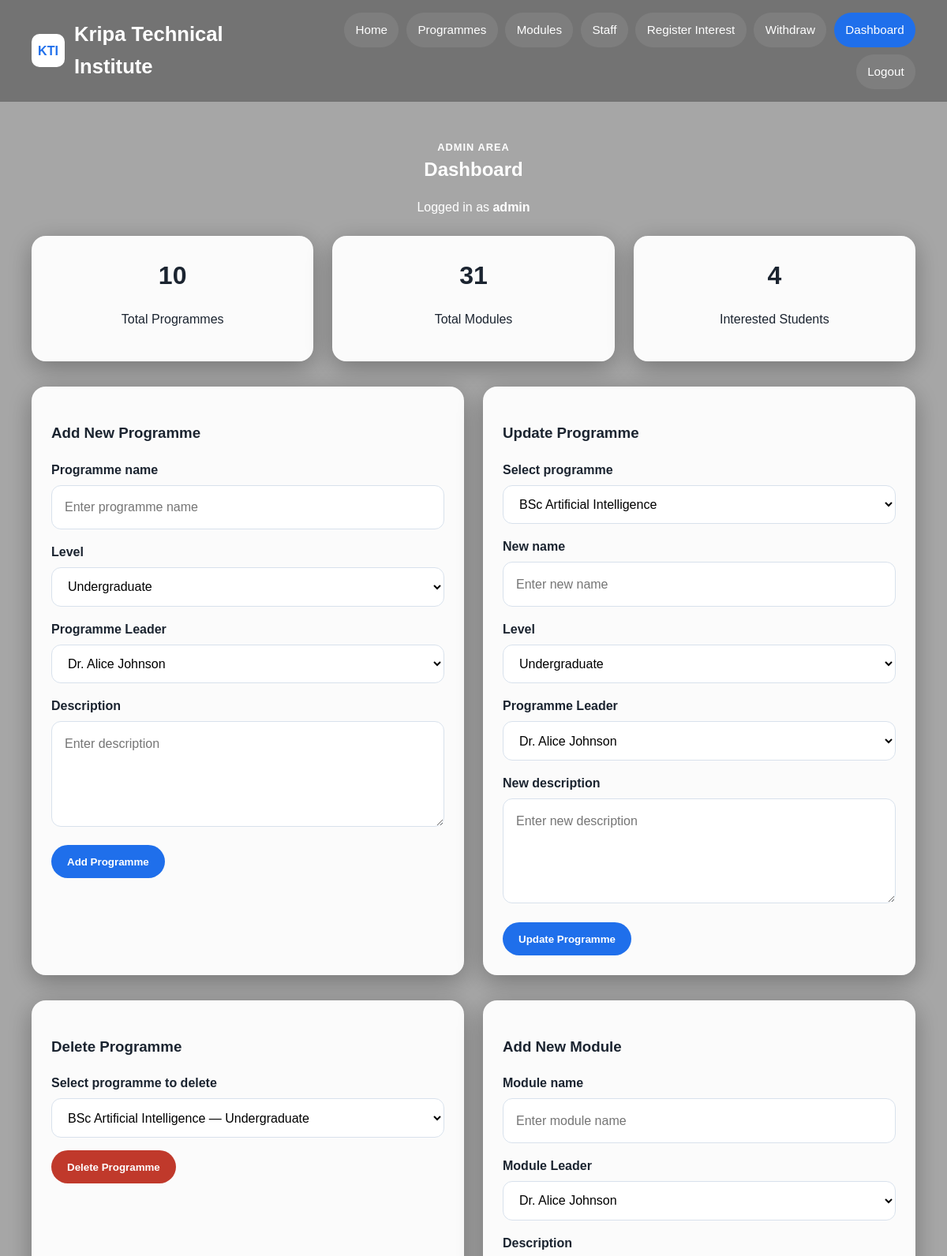
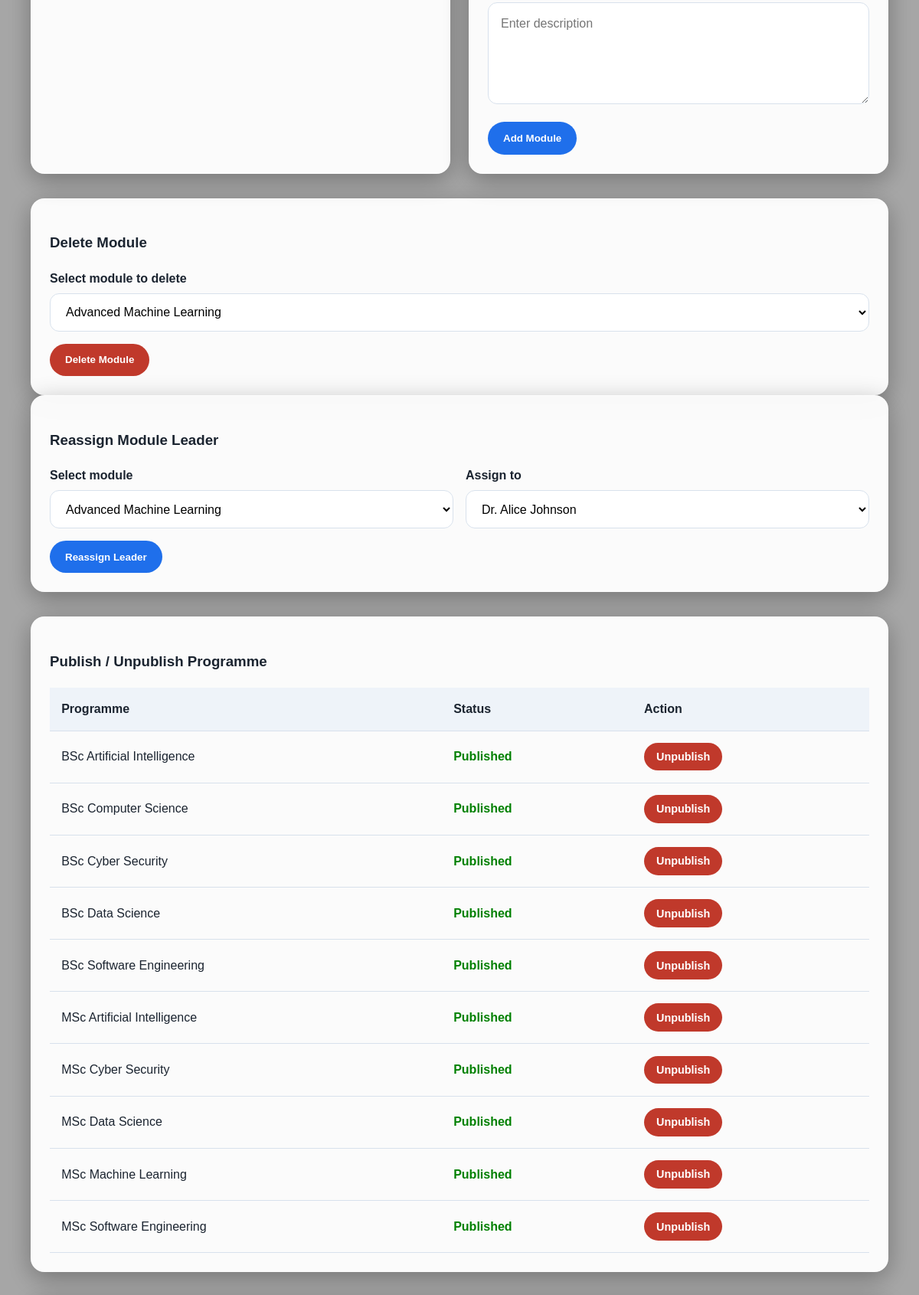
Page /?page=admin (signed in, upper part) on the committed database (2 pictures, top to bottom).
### tables this page shows
CREATE TABLE Programmes (
    ProgrammeID INTEGER PRIMARY KEY AUTO_INCREMENT,
    ProgrammeName TEXT NOT NULL,
    LevelID INTEGER,
    ProgrammeLeaderID INTEGER,
    Description TEXT,
    Image TEXT,
    IsPublished TINYINT(1) DEFAULT 1,
    FOREIGN KEY (LevelID) REFERENCES Levels(LevelID),
    FOREIGN KEY (ProgrammeLeaderID) REFERENCES Staff(StaffID)
);

### app/views/admin/dashboard.php (the view, shortened to what the rows shown need)
<?php require_once __DIR__ . '/../layouts/header.php'; ?>
<main id="main-content" class="section">
    <div class="container">
        <div class="section-heading" style="text-align: center;">
            <p class="eyebrow">Admin Area</p>
            <h2>Dashboard</h2>
            <p>Logged in as <strong><?= htmlspecialchars($_SESSION['admin_name']) ?></strong></p>
        </div>
        <div class="grid grid-3" style="margin-bottom: 2rem;">
            <article class="card stat-card">
                <h3><?= (int)$totalProgrammes ?></h3>
                <p>Total Programmes</p>
            </article>
            <article class="card stat-card">
                <h3><?= (int)$totalModules ?></h3>
                <p>Total Modules</p>
            </article>
            <article class="card stat-card">
                <h3><?= (int)$totalInterested ?></h3>
                <p>Interested Students</p>
            </article>
        </div>
        <div class="grid grid-2" style="margin-bottom: 2rem;">
            <section class="card">
                <h3>Add New Programme</h3>
                <form action="/student-course-hub/index.php?page=admin" method="post">
                    <div class="form-group">
                        <label for="programme_name">Programme name</label>
                        <input type="text" id="programme_name" name="programme_name" placeholder="Enter programme name">
                    </div>
                    <div class="form-group">
                        <label for="programme_level">Level</label>
                        <select id="programme_level" name="programme_level">
                            <?php foreach ($levels as $level): ?>
                                <option value="<?= $level['LevelID'] ?>">
                                    <?= htmlspecialchars($level['LevelName']) ?>
                                </option>
                            <?php endforeach; ?>
                        </select>
                    </div>
                    <div class="form-group">
                        <label for="programme_leader">Programme Leader</label>
                        <select id="programme_leader" name="programme_leader">
                            <?php foreach ($staff as $member): ?>
                                <option value="<?= $member['StaffID'] ?>">
                                    <?= htmlspecialchars($member['Name']) ?>
                                </option>
                            <?php endforeach; ?>
                        </select>
                    </div>
                    <div class="form-group">
                        <label for="programme_description">Description</label>
                        <textarea id="programme_description" name="programme_description" rows="4" placeholder="Enter description"></textarea>
                    </div>
                    <button class="btn btn-primary" type="submit">Add Programme</button>
                </form>
            </section>
            <section class="card">
                <h3>Update Programme</h3>
                <form action="/student-course-hub/index.php?page=admin" method="post">
                    <div class="form-group">
                        <label for="update_programme_id">Select programme</label>
                        <select id="update_programme_id" name="programme_id">
                            <?php foreach ($programmes as $p): ?>
                                <option value="<?= $p['ProgrammeID'] ?>">
                                    <?= htmlspecialchars($p['ProgrammeName']) ?>
                                </option>
                            <?php endforeach; ?>
                        </select>
                    </div>
                    <div class="form-group">
                        <label for="update_name">New name</label>
                        <input type="text" id="update_name" name="programme_name" placeholder="Enter new name">
                    </div>
                    <div class="form-group">
                        <label for="update_level">Level</label>
                        <select id="update_level" name="programme_level">
                            <?php foreach ($levels as $level): ?>
                                <option value="<?= $level['LevelID'] ?>">
                                    <?= htmlspecialchars($level['LevelName']) ?>
                                </option>
                            <?php endforeach; ?>
                        </select>
                    </div>
                    <div class="form-group">
                        <label for="update_leader">Programme Leader</label>
                        <select id="update_leader" name="programme_leader">
                            <?php foreach ($staff as $member): ?>
                                <option value="<?= $member['StaffID'] ?>">
                                    <?= htmlspecialchars($member['Name']) ?>
                                </option>
                            <?php endforeach; ?>
                        </select>
                    </div>
                    <div class="form-group">
                        <label for="update_description">New description</label>
                        <textarea id="update_description" name="programme_description" rows="4" placeholder="Enter new description"></textarea>
                    </div>
                    <button class="btn btn-primary" type="submit">Update Programme</button>
                </form>
            </section>
        </div>
        <div class="grid grid-2" style="margin-bottom: 2rem;">
            <section class="card">
                <h3>Delete Programme</h3>
                <form action="/student-course-hub/index.php?page=admin" method="post">
                    <div class="form-group">
                        <label for="programme_id">Select programme to delete</label>
                        <select id="programme_id" name="programme_id">
                            <?php foreach ($programmes as $p): ?>
                                <option value="<?= $p['ProgrammeID'] ?>">
                                    <?= htmlspecialchars($p['ProgrammeName']) ?> — <?= htmlspecialchars($p['LevelName']) ?>
                                </option>
                            <?php endforeach; ?>
                        </select>
                    </div>
                    <button class="btn btn-danger" type="submit">Delete Programme</button>
                </form>
            </section>
            <section class="card">
                <h3>Add New Module</h3>
                <form action="/student-course-hub/index.php?page=admin" method="post">
                    <div class="form-group">
                        <label for="module_name">Module name</label>
                        <input type="text" id="module_name" name="module_name" placeholder="Enter module name">
                    </div>
                    <div class="form-group">
                        <label for="module_leader">Module Leader</label>
                        <select id="module_leader" name="module_leader">
                            <?php foreach ($staff as $member): ?>
                                <option value="<?= $member['StaffID'] ?>">
                                    <?= htmlspecialchars($member['Name']) ?>
                                </option>
                            <?php endforeach; ?>
                        </select>
                    </div>
                    <div class="form-group">
                        <label for="module_description">Description</label>
                        <textarea id="module_description" name="module_description" rows="4" placeholder="Enter description"></textarea>
                    </div>
                    <button class="btn btn-primary" type="submit">Add Module</button>
                </form>
            </section>
        </div>
          <section class="card">
              <h3>Delete Module</h3>
              <form action="/student-course-hub/index.php?page=admin" method="post">
                  <div class="form-group">
                      <label for="delete_module_id">Select module to delete</label>
                      <select id="delete_module_id" name="delete_module_id">
                          <?php foreach ($modules as $m): ?>
                              <option value="<?= $m['ModuleID'] ?>">
                                  <?= htmlspecialchars($m['ModuleName']) ?>
                              </option>
                          <?php endforeach; ?>
                      </select>
                  </div>
                  <button class="btn btn-danger" type="submit">Delete Module</button>
              </form>
          </section>
        <section class="card" style="margin-bottom: 2rem;">
            <h3>Reassign Module Leader</h3>
            <form action="/student-course-hub/index.php?page=admin" method="post">
                <div class="form-row two-col">
                    <div class="form-group">
                        <label for="module_id">Select module</label>
                        <select id="module_id" name="module_id">
                            <?php foreach ($modules as $m): ?>
                                <option value="<?= $m['ModuleID'] ?>">
                                    <?= htmlspecialchars($m['ModuleName']) ?>
                                </option>
                            <?php endforeach; ?>
                        </select>
                    </div>
                    <div class="form-group">
                        <label for="staff_id">Assign to</label>
                        <select id="staff_id" name="staff_id">
                            <?php foreach ($staff as $member): ?>
                                <option value="<?= $member['StaffID'] ?>">
                                    <?= htmlspecialchars($member['Name']) ?>
                                </option>
                            <?php endforeach; ?>
                        </select>
                    </div>
                </div>
                <button class="btn btn-primary" type="submit">Reassign Leader</button>
            </form>
        </section>
        <section class="card" style="margin-bottom: 2rem;">
            <h3>Publish / Unpublish Programme</h3>
            <table>
                <thead>
                    <tr>
                        <th>Programme</th>
                        <th>Status</th>
                        <th>Action</th>
                    </tr>
                </thead>
                <tbody>
                    <?php foreach ($programmes as $p): ?>
                        <tr>
                            <td><?= htmlspecialchars($p['ProgrammeName']) ?></td>
                            <td>
                                <?php if ($p['IsPublished'] == 1): ?>
                                    <span style="color: green; font-weight: bold;">Published</span>
                                <?php else: ?>
                                    <span style="color: red; font-weight: bold;">Unpublished</span>
                                <?php endif; ?>
                            </td>
                            <td>
                                <form action="/student-course-hub/index.php?page=admin" method="post">
                                    <button class="btn <?= $p['IsPublished'] == 1 ? 'btn-danger' : 'btn-primary' ?> small" type="submit">
                                        <?= $p['IsPublished'] == 1 ? 'Unpublish' : 'Publish' ?>
                                    </button>
                                </form>
                            </td>
                        </tr>
                    <?php endforeach; ?>
                </tbody>
            </table>
        </section>
    </div>
</main>
<?php require_once __DIR__ . '/../layouts/footer.php'; ?>

### core/Router.php (shortened to what the rows shown need)
<?php
class Router {
    protected $routes = [];
    public function get($page, $controller, $method) {
        $this->routes[] = [
            'method'     => 'GET',
            'page'       => $page,
            'controller' => $controller,
            'action'     => $method
        ];
    }
    public function post($page, $controller, $method) {
        $this->routes[] = [
            'method'     => 'POST',
            'page'       => $page,
            'controller' => $controller,
            'action'     => $method
        ];
    }
    public function dispatch($requestMethod) {
        $page = isset($_GET['page']) ? $_GET['page'] : 'home';
        foreach ($this->routes as $route) {
            if ($route['method'] == strtoupper($requestMethod)
                && $route['page'] == $page) {
                $action         = $route['action'];
                $obj = new $controllerName();
                $obj->$action();
                return;
            }
        }
    }
}

### rows in the picture
programmes: ProgrammeName "BSc Artificial Intelligence", IsPublished "Published"
programmes: ProgrammeName "BSc Computer Science", IsPublished "Published"
programmes: ProgrammeName "BSc Cyber Security", IsPublished "Published"
programmes: ProgrammeName "BSc Data Science", IsPublished "Published"
programmes: ProgrammeName "BSc Software Engineering", IsPublished "Published"
programmes: ProgrammeName "MSc Artificial Intelligence", IsPublished "Published"
programmes: ProgrammeName "MSc Cyber Security", IsPublished "Published"
programmes: ProgrammeName "MSc Data Science", IsPublished "Published"
programmes: ProgrammeName "MSc Machine Learning", IsPublished "Published"
programmes: ProgrammeName "MSc Software Engineering", IsPublished "Published"

### other values in the picture
form field programme_level "Undergraduate"
form field programme_leader "Dr. Alice Johnson"
form field programme_id "BSc Artificial Intelligence"
form field programme_id "BSc Artificial Intelligence — Undergraduate"
form field module_leader "Dr. Alice Johnson"
form field delete_module_id "Advanced Machine Learning"
form field module_id "Advanced Machine Learning"
form field staff_id "Dr. Alice Johnson"
